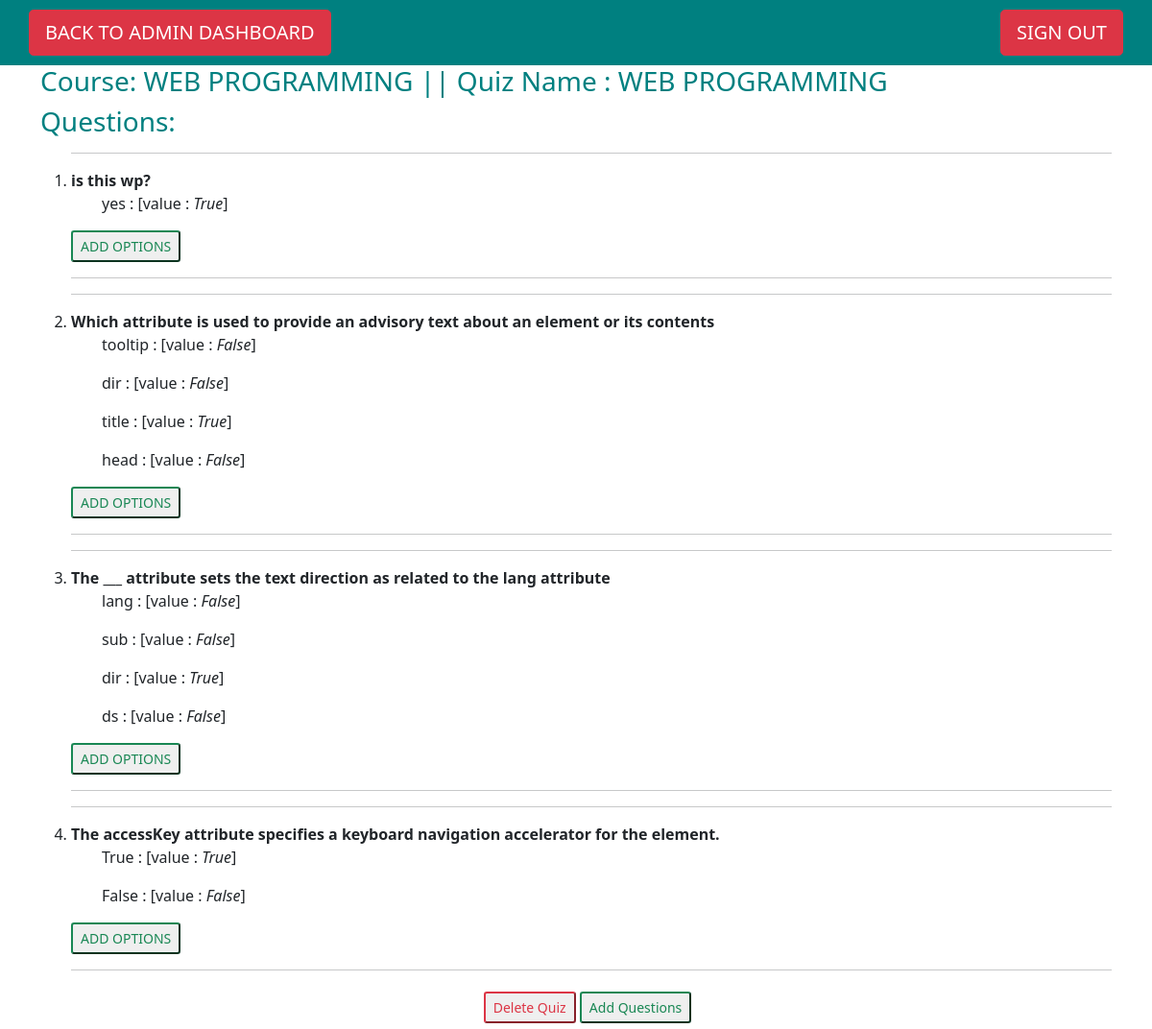
The page /main/quizdetail/2/ on the database as committed earlier.
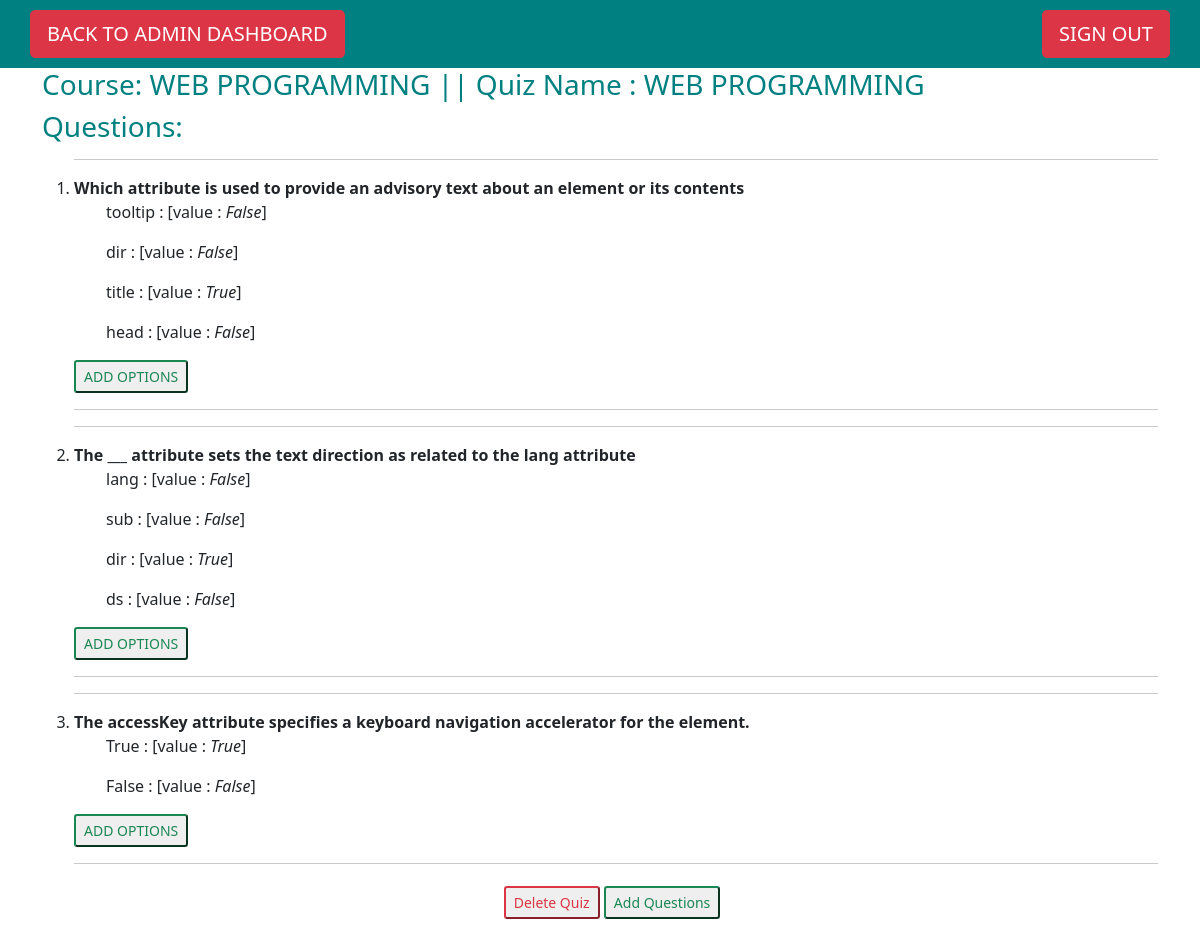
The same page on the database as committed later.
### student/models.py (models this page shows, shortened)
class Quiz(models.Model):
    quiz_subject = models.CharField(max_length=200)
    quiz_name = models.CharField(max_length=200)
    quiz_end = models.DateField()
    quiz_time = models.CharField(max_length = 10)

class Question(models.Model):
    quiz=models.ForeignKey(Quiz, on_delete=models.CASCADE)
    question_text = models.CharField(max_length=400)

class Choice(models.Model):
    question=models.ForeignKey(Question, on_delete=models.CASCADE)
    choice_text=models.CharField(max_length=200)
    ans = models.BooleanField(default = False)

### student/views.py (the view)
# urls.py: path('quizdetail/<int:pk>/',views.QuizDetailView.as_view(),name='quizdetail'),
class QuizDetailView(DetailView):
    context_object_name='quiz_detail'
    model=Quiz
    template_name='student/quiz_detail.html'

### student/templates/student/quiz_detail.html (shortened to what this page needs)
{% extends "base.html"%}
{% block content%}
<nav class="navbar navbar-light navbar-right" style="background-color: teal; padding:10px 30px;">
    <a href="{% url 'admin-dash' %}"><button type="button" class="btn-lg btn-danger btn">BACK TO ADMIN DASHBOARD</button></a>
    <a href="{% url 'student-logout' %}"><button type="button" class="btn-lg btn-danger btn">SIGN OUT</button></a>
  </nav>
  <div class="container">
    <h3 style="color:teal;">Course: {{quiz_detail.quiz_subject}} || Quiz Name : {{quiz_detail.quiz_name}}</h3>
    <h3 style="color:teal;">Questions:</h3>
    <ol>
    {% for question in quiz_detail.question_set.all %}
        <hr>
        <li>
            <b>{{question.question_text}}</b></li>
    {% for ans in question.choice_set.all %}
    <ul type="none">
        <li>
            <p>{{ans.choice_text}} : [value : <i>{{ans.ans}}</i>]</p>
        </li>
    </ul>
    {% endfor %}
    <a type='muted' href="{% url 'choiceadd' pk=quiz_detail.pk p=question.id %}"><button type="button" class="btn-sm btn-outline-success">ADD OPTIONS</button></a>
   <hr>
    {% endfor %}
</ol>
</div>
<div class="buttons">
    <a  href="{% url 'quizdelete' pk=quiz_detail.pk %}"> <button class="btn-sm btn-outline-danger bt">Delete Quiz</button></a>
    <a href="{% url 'questionadd' pk=quiz_detail.pk %}"><button class="btn-sm btn-outline-success bt">Add Questions</button></a>
</div>
  </div>
{% endblock %}

### student/templates/base.html (shortened to what this page needs)
<!DOCTYPE html>
<html lang="en">
<head>
    <link rel="stylesheet" href="path/to/font-awesome/css/font-awesome.min.css">
    <link rel="stylesheet" href="https://cdnjs.cloudflare.com/ajax/libs/animate.css/4.1.1/animate.min.css"/>
<link href="https://cdn.jsdelivr.net/npm/bootstrap@5.0.0-beta3/dist/css/bootstrap.min.css" rel="stylesheet">
</head>
<body>
    <div class="jumbotron">
        {% block content %}
        {% endblock %}
</body>
</html>

### student/templates/student/quiz_detail.html (style rules this page uses)
.buttons { padding: 0.5%; margin-left:2%; text-align: center; }

Rows that differ between the two databases and show on the page:
removed Question: question_text "is this wp?"
removed Choice: choice_text "yes", ans "True", shown under "is this wp?"
